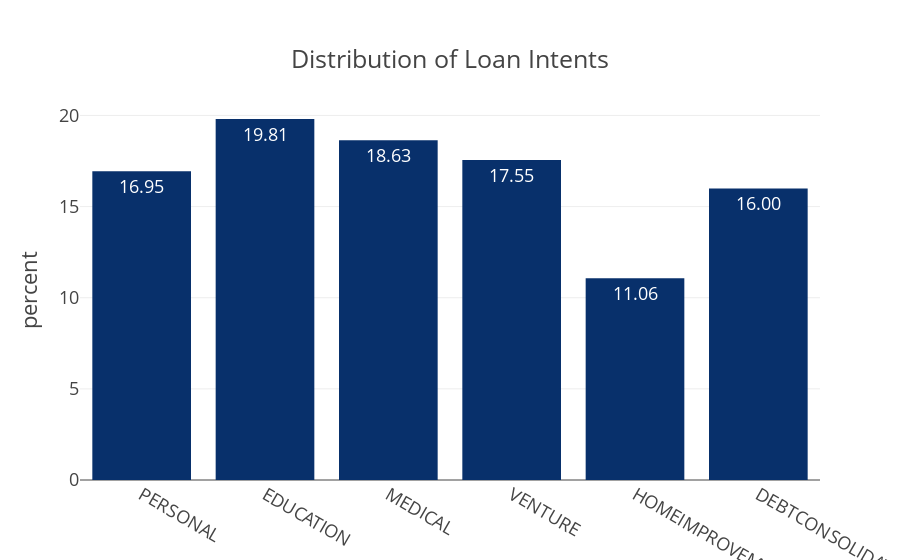

The notebook cell this image was saved under:
### Code cell
# Create the histogram with the specified settings
fig = px.histogram(
    data, 
    x='loan_intent',
    histnorm='percent',
    text_auto='.2f',
    template='presentation',
    title='Distribution of Loan Intents',
    color_discrete_sequence=px.colors.sequential.Blues_r  # Change to shades of blue
)

# Update layout to ensure the title is horizontal
fig.update_layout(
    title={'text': 'Distribution of Loan Intents', 'x': 0.5, 'xanchor': 'center', 'yanchor': 'top'},
    xaxis_title=None  # Optional: Remove the default x-axis title if not needed
)

# Show the plot
fig.show()

### Figure 1 — Plotly figure (JSON) as saved in the notebook; plotly's stock layout.template omitted (floating-point values rounded to 4 significant figures; data arrays with more than 128 entries replaced by an {"elided": "..."} marker saying what was removed)
{"data": [{"alignmentgroup": "True", "bingroup": "x", "histnorm": "percent", "hovertemplate": "loan_intent=%{x}<br>percent=%{y}<extra></extra>", "legendgroup": "", "marker": {"color": "rgb(8,48,107)", "pattern": {"shape": ""}}, "name": "", "offsetgroup": "", "orientation": "v", "showlegend": false, "texttemplate": "%{value:.2f}", "type": "histogram", "x": {"elided": "32581 str values"}, "xaxis": "x", "yaxis": "y"}], "layout": {"barmode": "relative", "legend": {"tracegroupgap": 0}, "title": {"text": "Distribution of Loan Intents", "x": 0.5, "xanchor": "center", "yanchor": "top"}, "xaxis": {"anchor": "y", "domain": [0, 1], "title": {}}, "yaxis": {"anchor": "x", "domain": [0, 1], "title": {"text": "percent"}}}}
